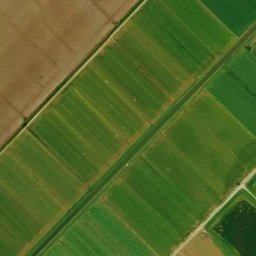
#> input picture uav_agriculture/13472.jpg, 256 x 256 px
$ python hough.py
#> lines starting #> are read from the running program, lines starting #| are printed output that depends on the picture
import cv2
import numpy as np

image = cv2.imread("13472.jpg")
#> image is the input picture: shape (256, 256, 3); mean B, G, R 40.2, 101.7, 81.5
cv2.imshow("image", image)

dic = {}
gray = cv2.cvtColor(image,cv2.COLOR_BGR2GRAY)
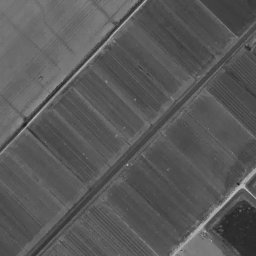
#> gray: shape (256, 256); min 26, max 196, mean 88.6
edges = cv2.Canny(gray, 10, 50, apertureSize = 3)
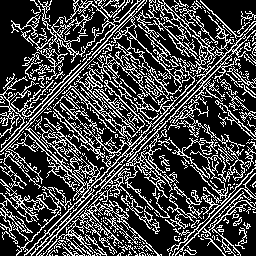
#> edges: shape (256, 256); 27.2% white in thin lines or dots
# cv2.imshow("edges", edges)
lines1 = cv2.HoughLines(edges, 1, np.pi/180, 125)
#> lines1 = 59 rows, first 8: [199, 0.768], [203, 0.768], [195, 0.768], [209, 0.785], [197, 0.785], [204, 0.785], [-21, 2.36], [190, 0.785]

def slopeNeg(l):
    return -l[0], l[1]

slopes = []
for lines in lines1:
    for rho,theta in lines:
        a = np.cos(theta)
        b = np.sin(theta)
        x0 = a*rho
        y0 = b*rho
        x1 = int(x0 + 1000*(-b))
        y1 = int(y0 + 1000*(a))
        x2 = int(x0 - 1000*(-b))
        y2 = int(y0 - 1000*(a))
        m = float(y2 - y1) / float(x2 - x1)
        slopes += [m]
        cv2.line(image,(x1,y1),(x2,y2),(0,0,255),2)
#> this loop made 59 passes
#> lines on passes 1 to 12: [[199, 0.768]], [[203, 0.768]], [[195, 0.768]], [[209, 0.785]], [[197, 0.785]], [[204, 0.785]], [[-21, 2.36]], [[190, 0.785]], [[202, 0.785]], [[21, 2.36]], [[189, 0.768]], [[-18, 2.37]]
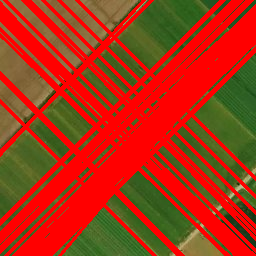
#> image: shape (256, 256, 3); mean B, G, R 21, 52.6, 166
#> after the loop, slopes = 59 values, max 1.07 at index 58, min -1.19 at index 45, mean -0.373

slopes.sort()
filtered_slopes = [[slopes[0], 1]]
#> filtered_slopes = [[-1.19, 1]]
for slope in slopes:
    if abs(slope - filtered_slopes[-1][0]) > 0.3:
        filtered_slopes += [[slope, 1]]
    else:
        filtered_slopes[-1][1] += 1
#> this loop made 59 passes
#> slope on pass 41: 0.965
#> slope on passes 1 to 6: -1.19, -1.19, -1.15, -1.11, -1.11, -1.11
#> after the loop, filtered_slopes = [[-1.19, 41], [0.965, 19]]
print(map(slopeNeg, filtered_slopes))
#> (printed output is left out)
cv2.imshow("image", image)
cv2.waitKey(0)
cv2.destroyAllWindows()

$ run again, with uav_agriculture/13473.jpg copied over uav_agriculture/13472.jpg
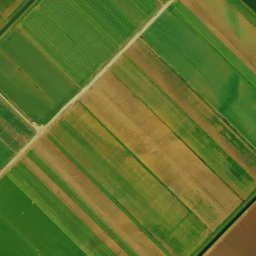
#> input picture uav_agriculture/13473.jpg, 256 x 256 px
#> image is the input picture: shape (256, 256, 3); mean B, G, R 46.6, 112, 97.2
#> `edges = cv2.Canny(gray, 10, 50, apertureSize = 3)`:
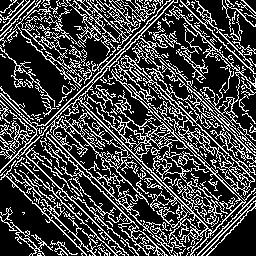
#> edges: shape (256, 256); 26.8% white in thin lines or dots
#> lines1 = 43 rows, first 8: [-52, 2.36], [120, 0.785], [-28, 2.36], [124, 0.785], [-47, 2.36], [33, 2.36], [63, 2.34], [59, 2.36]
#> the loop `for lines in lines1:` made 43 passes
#> after the loop `for lines in lines1:`:
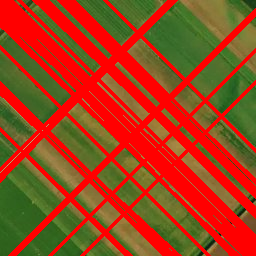
#> image: shape (256, 256, 3); mean B, G, R 26.6, 66, 157.2
#> after the loop `for lines in lines1:`: slopes = 43 values, max 1.07 at index 42, min -1.04 at index 8, mean 0.615
#> `filtered_slopes = [[slopes[0], 1]]`: filtered_slopes = [[-1.04, 1]]
#> the loop `for slope in slopes:` made 43 passes
#> slope on pass 9: 0.9
#> after the loop `for slope in slopes:`: filtered_slopes = [[-1.04, 9], [0.9, 35]]
#> (printed output is left out)
